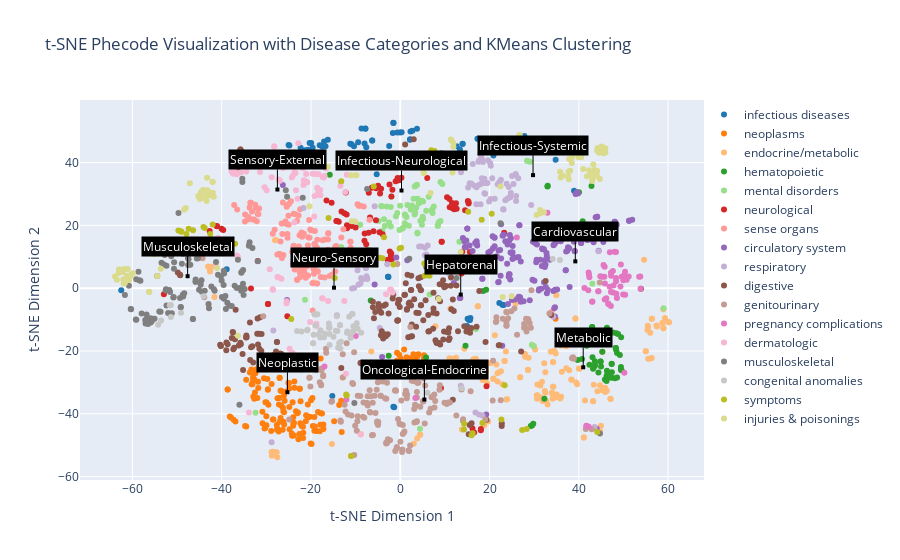

The notebook cell this image was saved under:
### Code cell
# Initialize the figure
fig = go.Figure()

# Plot points colored by disease category with hoverable text
for i, category in enumerate(df['category'].unique()):
    category_data = df[df['category'] == category]
    category_embedded = embedded_vectors[category_data.index]
    
    # Generate hover text for each point
    hover_texts = category_data.apply(lambda row: f"Phecode: {row['phecode']}<br>Phenotype: {row['phenotype']}", axis=1)
    
    fig.add_trace(go.Scatter(
        x=category_embedded[:, 0], y=category_embedded[:, 1],
        mode='markers',
        marker=dict(color=all_colors[i % len(all_colors)]),
        name=category,
        text=hover_texts,  # Assign hover text for each point
        hoverinfo='text+name'  # Display hover text and the trace name
    ))
    
# Calculate centroids in the t-SNE space
centroids = kmeans.cluster_centers_

# Annotations for cluster names
annotations = [dict(
    x=centroid[0], y=centroid[1],
    xref="x", yref="y",
    text=cluster_names[i],  # Cluster name as annotation text
    font=dict(color="white", size=12),
    align="center",
    bgcolor="black",  # Black background
    showarrow=True,
    arrowhead=7,
    ax=0,
    ay=-30,  # Adjust this offset to help with positioning
    arrowcolor="black"
) for i, centroid in enumerate(centroids)]

# Customize the layout with annotations
fig.update_layout(
    title='t-SNE Phecode Visualization with Disease Categories and KMeans Clustering',
    xaxis_title='t-SNE Dimension 1',
    yaxis_title='t-SNE Dimension 2',
    hovermode='closest',
    legend=dict(x=1, y=1, bgcolor='rgba(255, 255, 255, 0.5)'),
    annotations=annotations  # Add the customized annotations
)

# Show the figure
fig.show()
